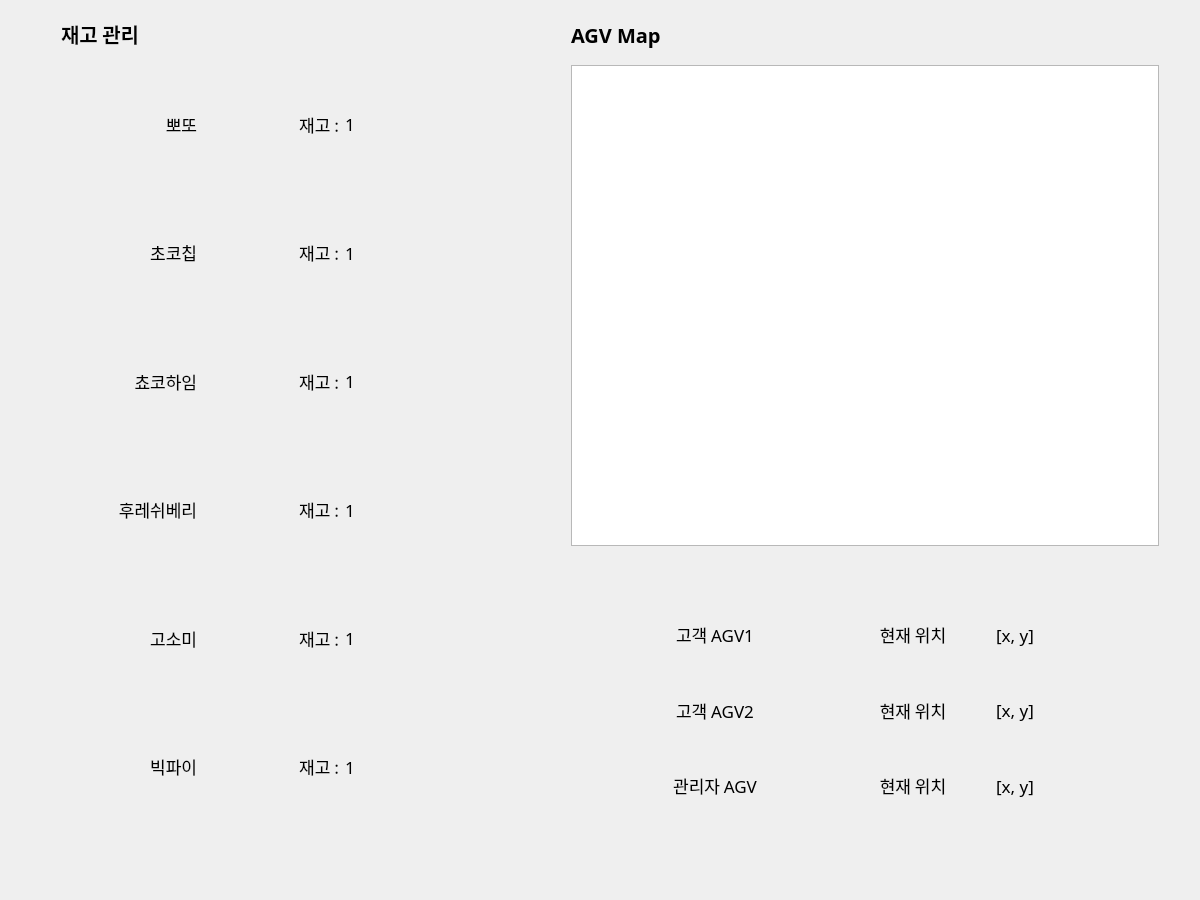
<?xml version="1.0" encoding="UTF-8"?>
<ui version="4.0">
 <class>Form</class>
 <widget class="QWidget" name="Form">
  <property name="geometry">
   <rect>
    <x>0</x>
    <y>0</y>
    <width>1200</width>
    <height>900</height>
   </rect>
  </property>
  <property name="windowTitle">
   <string>Form</string>
  </property>
  <layout class="QVBoxLayout" name="verticalLayout_3">
   <item>
    <layout class="QHBoxLayout" name="horizontalLayout_3" stretch="5,1,7">
     <property name="leftMargin">
      <number>50</number>
     </property>
     <property name="rightMargin">
      <number>30</number>
     </property>
     <item>
      <layout class="QVBoxLayout" name="verticalLayout_2" stretch="1,18">
       <item>
        <layout class="QHBoxLayout" name="horizontalLayout">
         <item>
          <widget class="QLabel" name="label_10">
           <property name="font">
            <font>
             <family>바탕</family>
             <pointsize>15</pointsize>
             <weight>75</weight>
             <bold>true</bold>
            </font>
           </property>
           <property name="text">
            <string>재고 관리</string>
           </property>
          </widget>
         </item>
         <item>
          <spacer name="horizontalSpacer_4">
           <property name="orientation">
            <enum>Qt::Horizontal</enum>
           </property>
           <property name="sizeHint" stdset="0">
            <size>
             <width>40</width>
             <height>20</height>
            </size>
           </property>
          </spacer>
         </item>
        </layout>
       </item>
       <item>
        <layout class="QGridLayout" name="gridLayout_2" rowstretch="2,2,2,2,2,2,1" columnstretch="1,1,1">
         <item row="5" column="0">
          <widget class="QLabel" name="lbl_snack_name6">
           <property name="font">
            <font>
             <family>바탕</family>
             <pointsize>13</pointsize>
            </font>
           </property>
           <property name="text">
            <string>빅파이</string>
           </property>
           <property name="alignment">
            <set>Qt::AlignRight|Qt::AlignTrailing|Qt::AlignVCenter</set>
           </property>
          </widget>
         </item>
         <item row="2" column="1">
          <widget class="QLabel" name="label_17">
           <property name="font">
            <font>
             <family>바탕</family>
             <pointsize>13</pointsize>
            </font>
           </property>
           <property name="text">
            <string>재고 :</string>
           </property>
           <property name="alignment">
            <set>Qt::AlignRight|Qt::AlignTrailing|Qt::AlignVCenter</set>
           </property>
          </widget>
         </item>
         <item row="3" column="2">
          <widget class="QLabel" name="lbl_snack_num4">
           <property name="font">
            <font>
             <family>바탕</family>
             <pointsize>13</pointsize>
            </font>
           </property>
           <property name="text">
            <string>1</string>
           </property>
          </widget>
         </item>
         <item row="5" column="1">
          <widget class="QLabel" name="label_20">
           <property name="font">
            <font>
             <family>바탕</family>
             <pointsize>13</pointsize>
            </font>
           </property>
           <property name="text">
            <string>재고 :</string>
           </property>
           <property name="alignment">
            <set>Qt::AlignRight|Qt::AlignTrailing|Qt::AlignVCenter</set>
           </property>
          </widget>
         </item>
         <item row="4" column="1">
          <widget class="QLabel" name="label_19">
           <property name="font">
            <font>
             <family>바탕</family>
             <pointsize>13</pointsize>
            </font>
           </property>
           <property name="text">
            <string>재고 :</string>
           </property>
           <property name="alignment">
            <set>Qt::AlignRight|Qt::AlignTrailing|Qt::AlignVCenter</set>
           </property>
          </widget>
         </item>
         <item row="3" column="1">
          <widget class="QLabel" name="label_18">
           <property name="font">
            <font>
             <family>바탕</family>
             <pointsize>13</pointsize>
            </font>
           </property>
           <property name="text">
            <string>재고 :</string>
           </property>
           <property name="alignment">
            <set>Qt::AlignRight|Qt::AlignTrailing|Qt::AlignVCenter</set>
           </property>
          </widget>
         </item>
         <item row="4" column="2">
          <widget class="QLabel" name="lbl_snack_num5">
           <property name="font">
            <font>
             <family>바탕</family>
             <pointsize>13</pointsize>
            </font>
           </property>
           <property name="text">
            <string>1</string>
           </property>
          </widget>
         </item>
         <item row="4" column="0">
          <widget class="QLabel" name="lbl_snack_name5">
           <property name="font">
            <font>
             <family>바탕</family>
             <pointsize>13</pointsize>
            </font>
           </property>
           <property name="text">
            <string>고소미</string>
           </property>
           <property name="alignment">
            <set>Qt::AlignRight|Qt::AlignTrailing|Qt::AlignVCenter</set>
           </property>
          </widget>
         </item>
         <item row="2" column="2">
          <widget class="QLabel" name="lbl_snack_num3">
           <property name="font">
            <font>
             <family>바탕</family>
             <pointsize>13</pointsize>
            </font>
           </property>
           <property name="text">
            <string>1</string>
           </property>
          </widget>
         </item>
         <item row="5" column="2">
          <widget class="QLabel" name="lbl_snack_num6">
           <property name="font">
            <font>
             <family>바탕</family>
             <pointsize>13</pointsize>
            </font>
           </property>
           <property name="text">
            <string>1</string>
           </property>
          </widget>
         </item>
         <item row="2" column="0">
          <widget class="QLabel" name="lbl_snack_name3">
           <property name="font">
            <font>
             <family>바탕</family>
             <pointsize>13</pointsize>
            </font>
           </property>
           <property name="text">
            <string>쵸코하임</string>
           </property>
           <property name="alignment">
            <set>Qt::AlignRight|Qt::AlignTrailing|Qt::AlignVCenter</set>
           </property>
          </widget>
         </item>
         <item row="0" column="0">
          <widget class="QLabel" name="lbl_snack_name1">
           <property name="font">
            <font>
             <family>바탕</family>
             <pointsize>13</pointsize>
            </font>
           </property>
           <property name="text">
            <string>뽀또</string>
           </property>
           <property name="alignment">
            <set>Qt::AlignRight|Qt::AlignTrailing|Qt::AlignVCenter</set>
           </property>
          </widget>
         </item>
         <item row="1" column="1">
          <widget class="QLabel" name="label_16">
           <property name="font">
            <font>
             <family>바탕</family>
             <pointsize>13</pointsize>
            </font>
           </property>
           <property name="text">
            <string>재고 :</string>
           </property>
           <property name="alignment">
            <set>Qt::AlignRight|Qt::AlignTrailing|Qt::AlignVCenter</set>
           </property>
          </widget>
         </item>
         <item row="3" column="0">
          <widget class="QLabel" name="lbl_snack_name4">
           <property name="font">
            <font>
             <family>바탕</family>
             <pointsize>13</pointsize>
            </font>
           </property>
           <property name="text">
            <string>후레쉬베리</string>
           </property>
           <property name="alignment">
            <set>Qt::AlignRight|Qt::AlignTrailing|Qt::AlignVCenter</set>
           </property>
          </widget>
         </item>
         <item row="0" column="1">
          <widget class="QLabel" name="label_15">
           <property name="font">
            <font>
             <family>바탕</family>
             <pointsize>13</pointsize>
            </font>
           </property>
           <property name="text">
            <string>재고 :</string>
           </property>
           <property name="alignment">
            <set>Qt::AlignRight|Qt::AlignTrailing|Qt::AlignVCenter</set>
           </property>
          </widget>
         </item>
         <item row="1" column="0">
          <widget class="QLabel" name="lbl_snack_name2">
           <property name="font">
            <font>
             <family>바탕</family>
             <pointsize>13</pointsize>
            </font>
           </property>
           <property name="text">
            <string>초코칩</string>
           </property>
           <property name="alignment">
            <set>Qt::AlignRight|Qt::AlignTrailing|Qt::AlignVCenter</set>
           </property>
          </widget>
         </item>
         <item row="0" column="2">
          <widget class="QLabel" name="lbl_snack_num1">
           <property name="font">
            <font>
             <family>바탕</family>
             <pointsize>13</pointsize>
            </font>
           </property>
           <property name="text">
            <string>1</string>
           </property>
          </widget>
         </item>
         <item row="1" column="2">
          <widget class="QLabel" name="lbl_snack_num2">
           <property name="font">
            <font>
             <family>바탕</family>
             <pointsize>13</pointsize>
            </font>
           </property>
           <property name="text">
            <string>1</string>
           </property>
          </widget>
         </item>
         <item row="6" column="1">
          <spacer name="verticalSpacer_8">
           <property name="orientation">
            <enum>Qt::Vertical</enum>
           </property>
           <property name="sizeHint" stdset="0">
            <size>
             <width>20</width>
             <height>40</height>
            </size>
           </property>
          </spacer>
         </item>
         <item row="6" column="0">
          <spacer name="verticalSpacer_9">
           <property name="orientation">
            <enum>Qt::Vertical</enum>
           </property>
           <property name="sizeHint" stdset="0">
            <size>
             <width>20</width>
             <height>40</height>
            </size>
           </property>
          </spacer>
         </item>
         <item row="6" column="2">
          <spacer name="verticalSpacer_10">
           <property name="orientation">
            <enum>Qt::Vertical</enum>
           </property>
           <property name="sizeHint" stdset="0">
            <size>
             <width>20</width>
             <height>40</height>
            </size>
           </property>
          </spacer>
         </item>
        </layout>
       </item>
      </layout>
     </item>
     <item>
      <spacer name="horizontalSpacer_5">
       <property name="orientation">
        <enum>Qt::Horizontal</enum>
       </property>
       <property name="sizeHint" stdset="0">
        <size>
         <width>40</width>
         <height>20</height>
        </size>
       </property>
      </spacer>
     </item>
     <item>
      <layout class="QVBoxLayout" name="verticalLayout" stretch="1,10,1,6">
       <item>
        <layout class="QHBoxLayout" name="horizontalLayout_2">
         <item>
          <widget class="QLabel" name="label_11">
           <property name="font">
            <font>
             <family>바탕</family>
             <pointsize>15</pointsize>
             <weight>75</weight>
             <bold>true</bold>
            </font>
           </property>
           <property name="text">
            <string>AGV Map</string>
           </property>
          </widget>
         </item>
         <item>
          <spacer name="horizontalSpacer_6">
           <property name="orientation">
            <enum>Qt::Horizontal</enum>
           </property>
           <property name="sizeHint" stdset="0">
            <size>
             <width>40</width>
             <height>20</height>
            </size>
           </property>
          </spacer>
         </item>
        </layout>
       </item>
       <item>
        <widget class="QGraphicsView" name="graphicsView"/>
       </item>
       <item>
        <spacer name="verticalSpacer">
         <property name="orientation">
          <enum>Qt::Vertical</enum>
         </property>
         <property name="sizeHint" stdset="0">
          <size>
           <width>20</width>
           <height>40</height>
          </size>
         </property>
        </spacer>
       </item>
       <item>
        <layout class="QGridLayout" name="gridLayout" rowstretch="1,1,1,1" columnstretch="1,1,1,1,1,1">
         <item row="0" column="3">
          <widget class="QLabel" name="label_2">
           <property name="font">
            <font>
             <family>바탕</family>
             <pointsize>13</pointsize>
            </font>
           </property>
           <property name="text">
            <string>현재 위치</string>
           </property>
           <property name="alignment">
            <set>Qt::AlignCenter</set>
           </property>
          </widget>
         </item>
         <item row="0" column="2">
          <spacer name="horizontalSpacer">
           <property name="orientation">
            <enum>Qt::Horizontal</enum>
           </property>
           <property name="sizeHint" stdset="0">
            <size>
             <width>33</width>
             <height>17</height>
            </size>
           </property>
          </spacer>
         </item>
         <item row="0" column="5">
          <spacer name="horizontalSpacer_7">
           <property name="orientation">
            <enum>Qt::Horizontal</enum>
           </property>
           <property name="sizeHint" stdset="0">
            <size>
             <width>40</width>
             <height>20</height>
            </size>
           </property>
          </spacer>
         </item>
         <item row="1" column="2">
          <spacer name="horizontalSpacer_2">
           <property name="orientation">
            <enum>Qt::Horizontal</enum>
           </property>
           <property name="sizeHint" stdset="0">
            <size>
             <width>33</width>
             <height>17</height>
            </size>
           </property>
          </spacer>
         </item>
         <item row="2" column="4">
          <widget class="QLabel" name="lbl_agv3">
           <property name="font">
            <font>
             <family>바탕</family>
             <pointsize>13</pointsize>
            </font>
           </property>
           <property name="text">
            <string>[x, y]</string>
           </property>
           <property name="alignment">
            <set>Qt::AlignCenter</set>
           </property>
          </widget>
         </item>
         <item row="0" column="0">
          <spacer name="horizontalSpacer_10">
           <property name="orientation">
            <enum>Qt::Horizontal</enum>
           </property>
           <property name="sizeHint" stdset="0">
            <size>
             <width>40</width>
             <height>20</height>
            </size>
           </property>
          </spacer>
         </item>
         <item row="2" column="5">
          <spacer name="horizontalSpacer_9">
           <property name="orientation">
            <enum>Qt::Horizontal</enum>
           </property>
           <property name="sizeHint" stdset="0">
            <size>
             <width>40</width>
             <height>20</height>
            </size>
           </property>
          </spacer>
         </item>
         <item row="0" column="1">
          <widget class="QLabel" name="label">
           <property name="font">
            <font>
             <family>바탕</family>
             <pointsize>13</pointsize>
            </font>
           </property>
           <property name="text">
            <string>고객 AGV1</string>
           </property>
           <property name="alignment">
            <set>Qt::AlignCenter</set>
           </property>
          </widget>
         </item>
         <item row="1" column="1">
          <widget class="QLabel" name="label_4">
           <property name="font">
            <font>
             <family>바탕</family>
             <pointsize>13</pointsize>
            </font>
           </property>
           <property name="text">
            <string>고객 AGV2</string>
           </property>
           <property name="alignment">
            <set>Qt::AlignCenter</set>
           </property>
          </widget>
         </item>
         <item row="0" column="4">
          <widget class="QLabel" name="lbl_agv1">
           <property name="font">
            <font>
             <family>바탕</family>
             <pointsize>13</pointsize>
            </font>
           </property>
           <property name="text">
            <string>[x, y]</string>
           </property>
           <property name="alignment">
            <set>Qt::AlignCenter</set>
           </property>
          </widget>
         </item>
         <item row="1" column="3">
          <widget class="QLabel" name="label_5">
           <property name="font">
            <font>
             <family>바탕</family>
             <pointsize>13</pointsize>
            </font>
           </property>
           <property name="text">
            <string>현재 위치</string>
           </property>
           <property name="alignment">
            <set>Qt::AlignCenter</set>
           </property>
          </widget>
         </item>
         <item row="2" column="3">
          <widget class="QLabel" name="label_8">
           <property name="font">
            <font>
             <family>바탕</family>
             <pointsize>13</pointsize>
            </font>
           </property>
           <property name="text">
            <string>현재 위치</string>
           </property>
           <property name="alignment">
            <set>Qt::AlignCenter</set>
           </property>
          </widget>
         </item>
         <item row="1" column="0">
          <spacer name="horizontalSpacer_11">
           <property name="orientation">
            <enum>Qt::Horizontal</enum>
           </property>
           <property name="sizeHint" stdset="0">
            <size>
             <width>40</width>
             <height>20</height>
            </size>
           </property>
          </spacer>
         </item>
         <item row="1" column="4">
          <widget class="QLabel" name="lbl_agv2">
           <property name="font">
            <font>
             <family>바탕</family>
             <pointsize>13</pointsize>
            </font>
           </property>
           <property name="text">
            <string>[x, y]</string>
           </property>
           <property name="alignment">
            <set>Qt::AlignCenter</set>
           </property>
          </widget>
         </item>
         <item row="2" column="0">
          <spacer name="horizontalSpacer_12">
           <property name="orientation">
            <enum>Qt::Horizontal</enum>
           </property>
           <property name="sizeHint" stdset="0">
            <size>
             <width>40</width>
             <height>20</height>
            </size>
           </property>
          </spacer>
         </item>
         <item row="2" column="1">
          <widget class="QLabel" name="label_7">
           <property name="font">
            <font>
             <family>바탕</family>
             <pointsize>13</pointsize>
            </font>
           </property>
           <property name="text">
            <string>관리자 AGV</string>
           </property>
           <property name="alignment">
            <set>Qt::AlignCenter</set>
           </property>
          </widget>
         </item>
         <item row="1" column="5">
          <spacer name="horizontalSpacer_8">
           <property name="orientation">
            <enum>Qt::Horizontal</enum>
           </property>
           <property name="sizeHint" stdset="0">
            <size>
             <width>40</width>
             <height>20</height>
            </size>
           </property>
          </spacer>
         </item>
         <item row="2" column="2">
          <spacer name="horizontalSpacer_3">
           <property name="orientation">
            <enum>Qt::Horizontal</enum>
           </property>
           <property name="sizeHint" stdset="0">
            <size>
             <width>33</width>
             <height>17</height>
            </size>
           </property>
          </spacer>
         </item>
         <item row="3" column="0">
          <spacer name="verticalSpacer_2">
           <property name="orientation">
            <enum>Qt::Vertical</enum>
           </property>
           <property name="sizeHint" stdset="0">
            <size>
             <width>20</width>
             <height>40</height>
            </size>
           </property>
          </spacer>
         </item>
         <item row="3" column="1">
          <spacer name="verticalSpacer_3">
           <property name="orientation">
            <enum>Qt::Vertical</enum>
           </property>
           <property name="sizeHint" stdset="0">
            <size>
             <width>20</width>
             <height>40</height>
            </size>
           </property>
          </spacer>
         </item>
         <item row="3" column="2">
          <spacer name="verticalSpacer_4">
           <property name="orientation">
            <enum>Qt::Vertical</enum>
           </property>
           <property name="sizeHint" stdset="0">
            <size>
             <width>20</width>
             <height>40</height>
            </size>
           </property>
          </spacer>
         </item>
         <item row="3" column="3">
          <spacer name="verticalSpacer_5">
           <property name="orientation">
            <enum>Qt::Vertical</enum>
           </property>
           <property name="sizeHint" stdset="0">
            <size>
             <width>20</width>
             <height>40</height>
            </size>
           </property>
          </spacer>
         </item>
         <item row="3" column="4">
          <spacer name="verticalSpacer_6">
           <property name="orientation">
            <enum>Qt::Vertical</enum>
           </property>
           <property name="sizeHint" stdset="0">
            <size>
             <width>20</width>
             <height>40</height>
            </size>
           </property>
          </spacer>
         </item>
         <item row="3" column="5">
          <spacer name="verticalSpacer_7">
           <property name="orientation">
            <enum>Qt::Vertical</enum>
           </property>
           <property name="sizeHint" stdset="0">
            <size>
             <width>20</width>
             <height>40</height>
            </size>
           </property>
          </spacer>
         </item>
        </layout>
       </item>
      </layout>
     </item>
    </layout>
   </item>
  </layout>
 </widget>
 <resources/>
 <connections/>
</ui>
